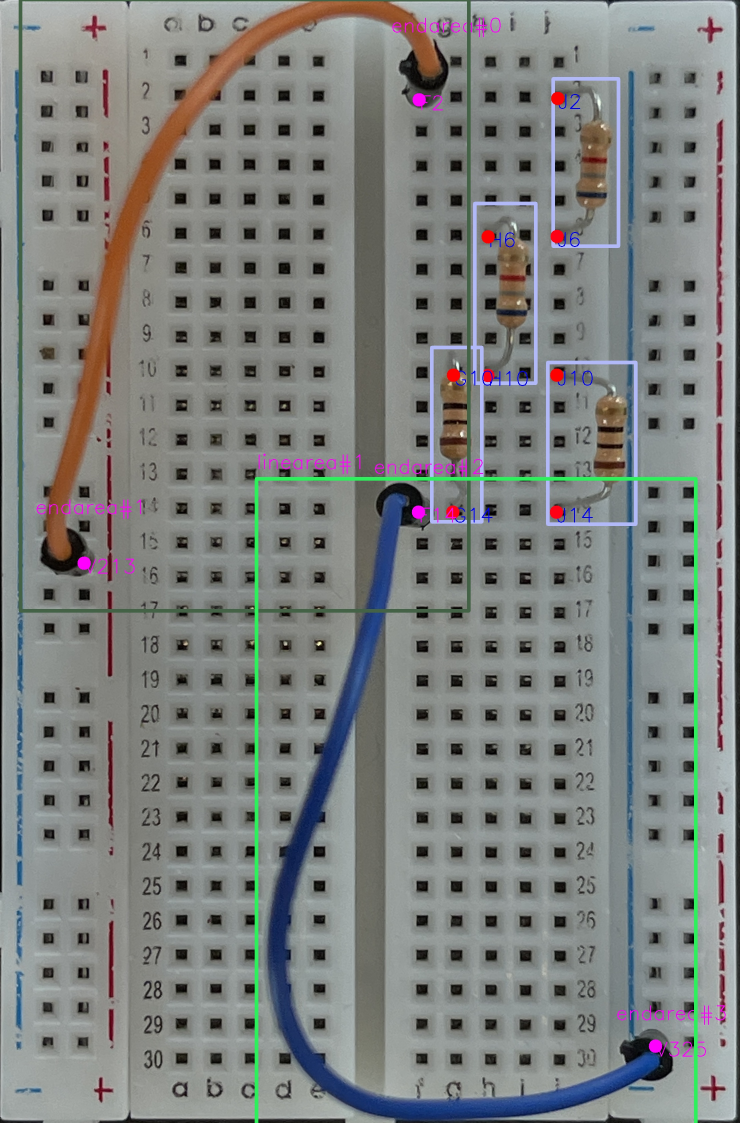
#> input picture res.png, 2220 x 3368 px (shown at 1/3 size)
$ python -i findColor.py   (imports and definitions only)
#> lines starting #> are read from the running program, lines starting #| are printed output that depends on the picture; after the words box and inside, x2 and y2 are one past the last pixel; in counts of white or black regions, pixels touching at a corner belong together
#> further down, picture is the input picture: shape (3368, 2220, 3); mean B, G, R 127.5, 129.4, 126.4
import cv2
import json
import numpy as np
import matplotlib.pyplot as plt

SCALE = 0.75

'''
    브레드보드 사이즈 X; 5.5cm
    브레드보드 사이즈 Y; 8.5cm
    센터포인트 (cX, cY)에서
    1cm = 37.795275591px

    X -> 207.87...
    Y -> 321.26...

    6등분으로 나눌 수 있네

    0.5 * 0.3333...

    핀쪽은 1.8315cm
    전압핀쪽은 0.91575cm

    결국 뒷배경이 깔끔하게 따여야 비율적인 계산이 가능함.
'''

BREADBOARD_AREA = {
    "left_area": (249, 71, 540, 1721),
    "left_voltage_area": (38, 98, 162, 1695),
    "right_area": (631, 75, 920, 1720),
    "right_voltage_area": (1010, 88, 1131, 1704),
}

# [20 lines left out: function getClearBreadboardMap, not called in this run]


def getSectionPointMap(target_img):
    pts = []
    img_copy = target_img.copy()
    # cv2.imshow('process_before', img_copy)

    process_image = cv2.cvtColor(img_copy, cv2.COLOR_BGR2GRAY)
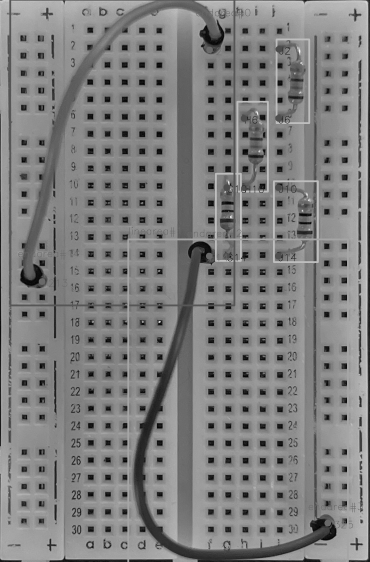
#> process_image: shape (3368, 2220) (shown at 1/6 size); min 0, max 254, mean 128.3
    process_image = cv2.medianBlur(process_image, ksize=7)
    # process_image = cv2.adaptiveThreshold(process_image, 255, cv2.ADAPTIVE_THRESH_MEAN_C, cv2.THRESH_BINARY_INV, 15, 15)
    _, process_image = cv2.threshold(process_image, -1, 255, cv2.THRESH_BINARY_INV | cv2.THRESH_OTSU)
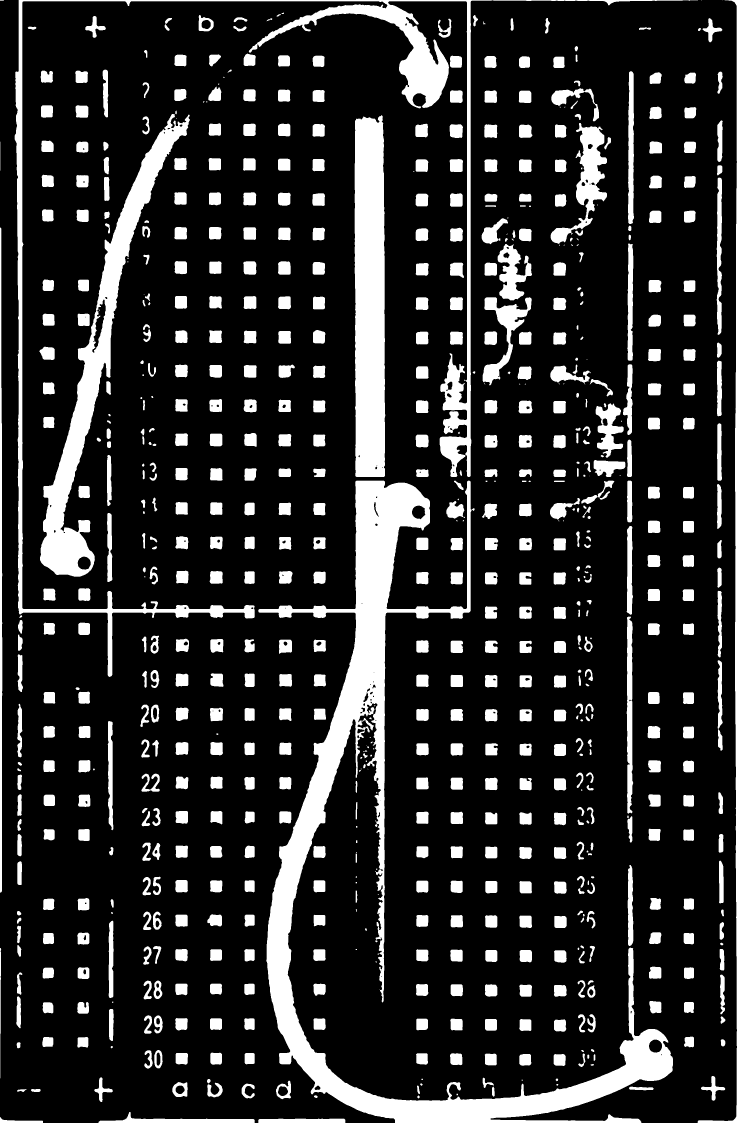
#> process_image: shape (3368, 2220) (shown at 1/3 size); 17.3% white; 756 white regions (65 under 20 px), largest, box (x1, y1, x2, y2) and area: (775, 1442, 2019, 3368) 284456, (44, 0, 2094, 2031) 112853, (1064, 346, 1156, 1431) 94526
    ada = process_image.copy()

    kernel = cv2.getStructuringElement(cv2.MORPH_CROSS, (5, 5))
    process_image = cv2.erode(process_image, kernel, anchor=(kernel.shape[0]-1, -1), iterations=1)
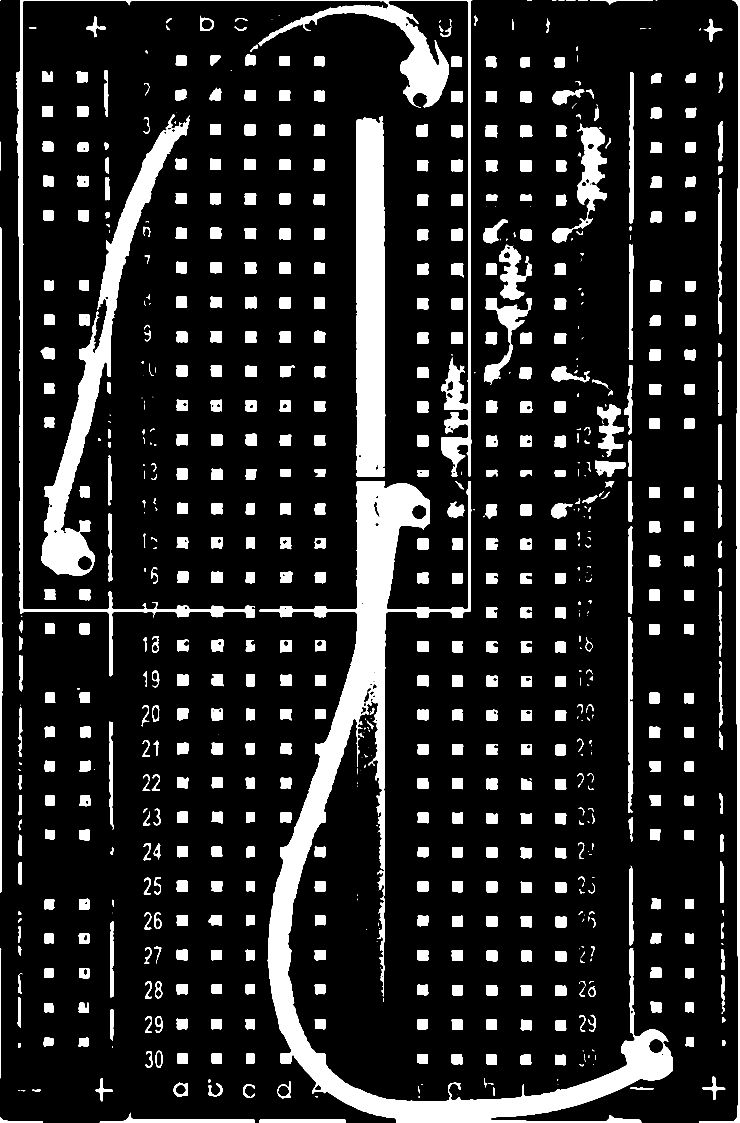
#> process_image: shape (3368, 2220) (shown at 1/3 size); 14% white; 771 white regions (146 under 20 px), largest, box (x1, y1, x2, y2) and area: (779, 1444, 2019, 3368) 257817, (1068, 348, 1156, 1429) 89732, (124, 344, 570, 1728) 84273
    kernel = cv2.getStructuringElement(cv2.MORPH_RECT, (5, 5))
    process_image = cv2.dilate(process_image, kernel, anchor=(-1, -1), iterations=3)
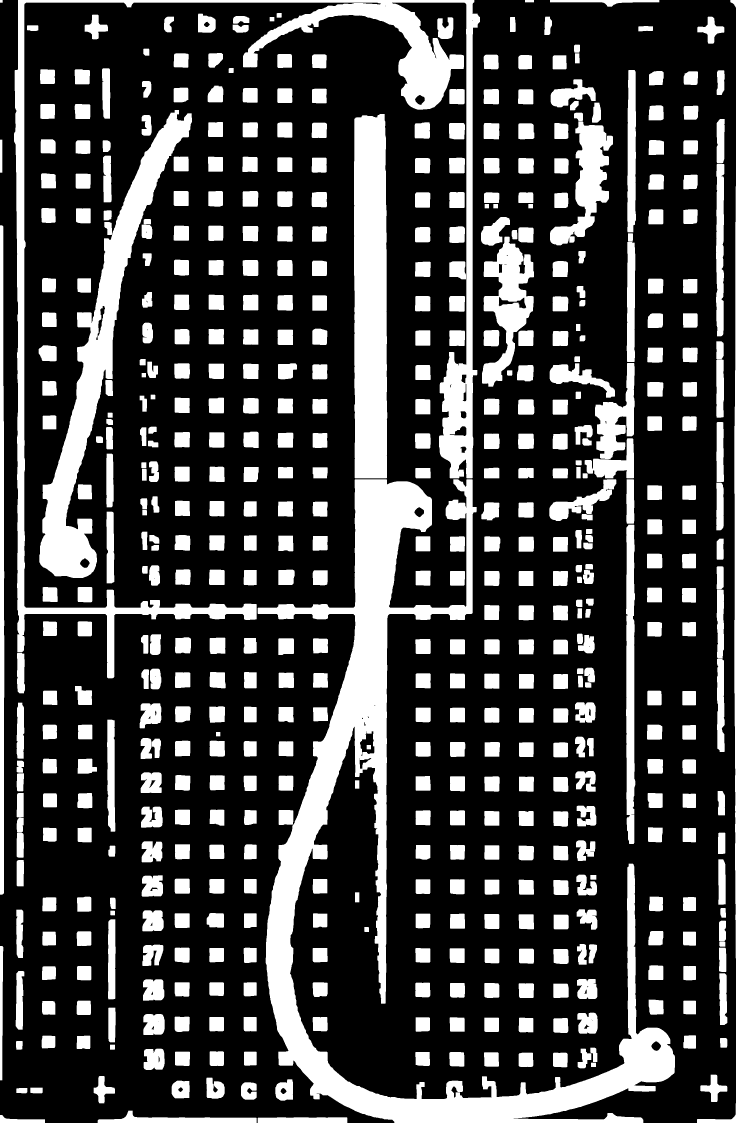
#> process_image: shape (3368, 2220) (shown at 1/3 size); 26% white; 552 white regions

    dil = process_image.copy()

    contours, _ = cv2.findContours(process_image, cv2.RETR_LIST, cv2.CHAIN_APPROX_SIMPLE)
#> contours = 616 contours, 30 with area under 20; largest, box (x1, y1, x2, y2) and area: (773, 1438, 2025, 3368) 362972, (42, 0, 1440, 2035) 174278, (118, 330, 576, 1734) 116982, (1062, 342, 1162, 1435) 103613, (2091, 0, 2220, 3368) 45628

    # cv2.imshow('res', np.concatenate((ada, dil, process_image), axis=1))

    for contour in contours:
        area = cv2.contourArea(contour)

        # Pin 영역 크기 정도의 것들만 추림
        if area > 100:
            pin = contour.reshape(-1, 2)
            M = cv2.moments(pin, False)
            pts.append(
                (int(M['m10'] / M['m00']),
                int(M['m01'] / M['m00']))
            )
            cv2.circle(img_copy, pts[-1], 5, (255, 255, 0), -1)
#> this loop made 616 passes
#> (area, pin) on pass 14: (168, [[1773, 3188], [1773, 3200], [1787, 3200], [1787, 3188]])
#> after the loop, pts = 573 pairs, first value 3 to 2210, second value 3 to 3361
    return pts, img_copy

# [207 lines left out: functions getBreadboardPin, grab_cut, toPerspectiveImage, toBinary, fourier_test, getROIfromImage and 1 more, not called in this run]

# [3 lines not run here, left out]

>>> import cv2
>>> picture = cv2.imread('res.png')
>>> result = getSectionPointMap(picture)

$ run again, on res2.png
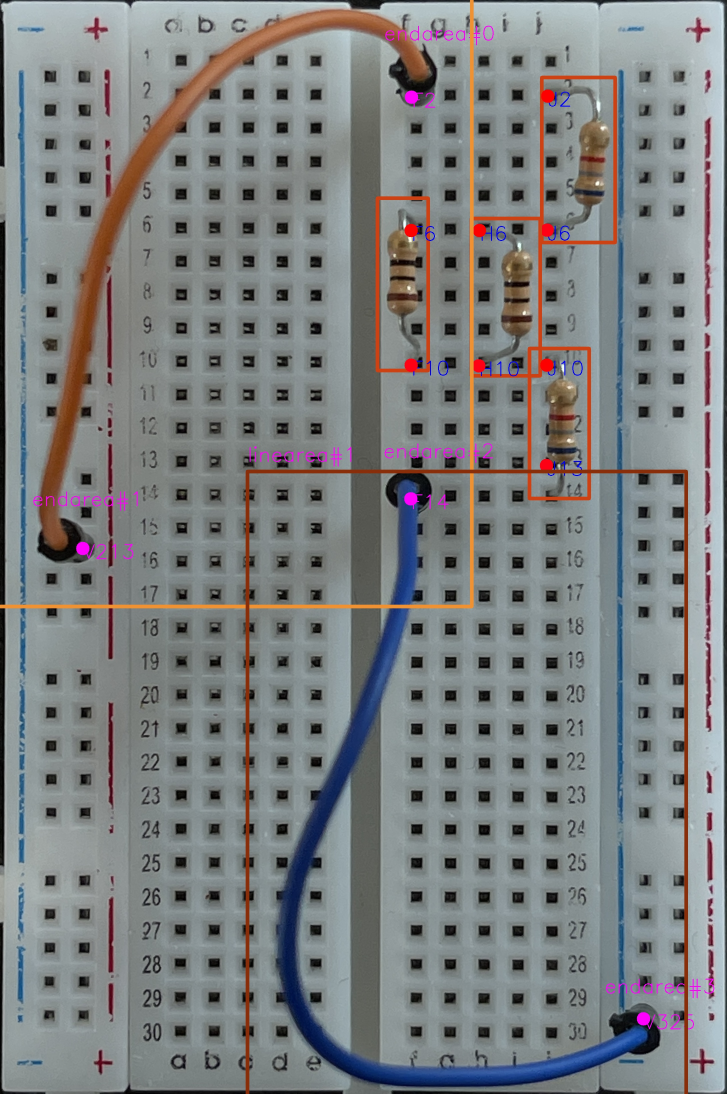
#> input picture res2.png, 2180 x 3280 px (shown at 1/3 size)
#> picture is the input picture: shape (3280, 2180, 3); mean B, G, R 129.2, 128.3, 125.5
#> in getSectionPointMap, `_, process_image = cv2.threshold(process_image, -1, 255, cv2.THRESH_BI..`:
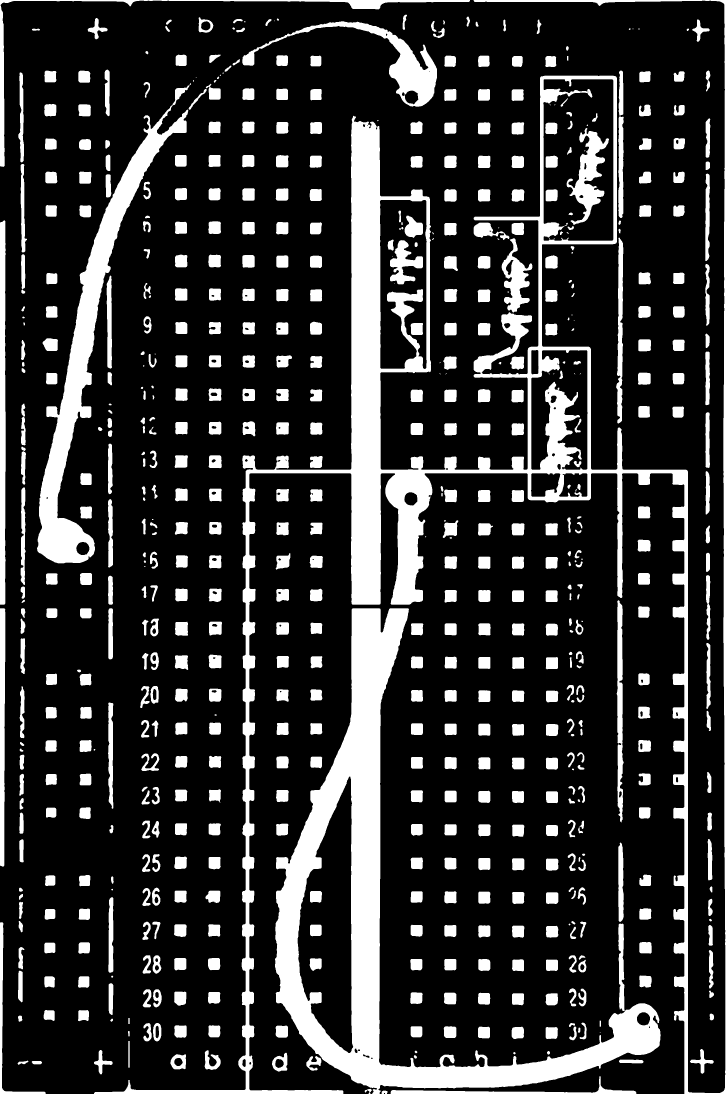
#> process_image: shape (3280, 2180) (shown at 1/3 size); 19.6% white; 659 white regions (44 under 20 px), largest, box (x1, y1, x2, y2) and area: (282, 0, 2180, 3280) 385661, (825, 1825, 1982, 3280) 277853, (111, 250, 573, 1690) 94653
#> in getSectionPointMap, `process_image = cv2.dilate(process_image, kernel, anchor=(-1, -1), ite..`:
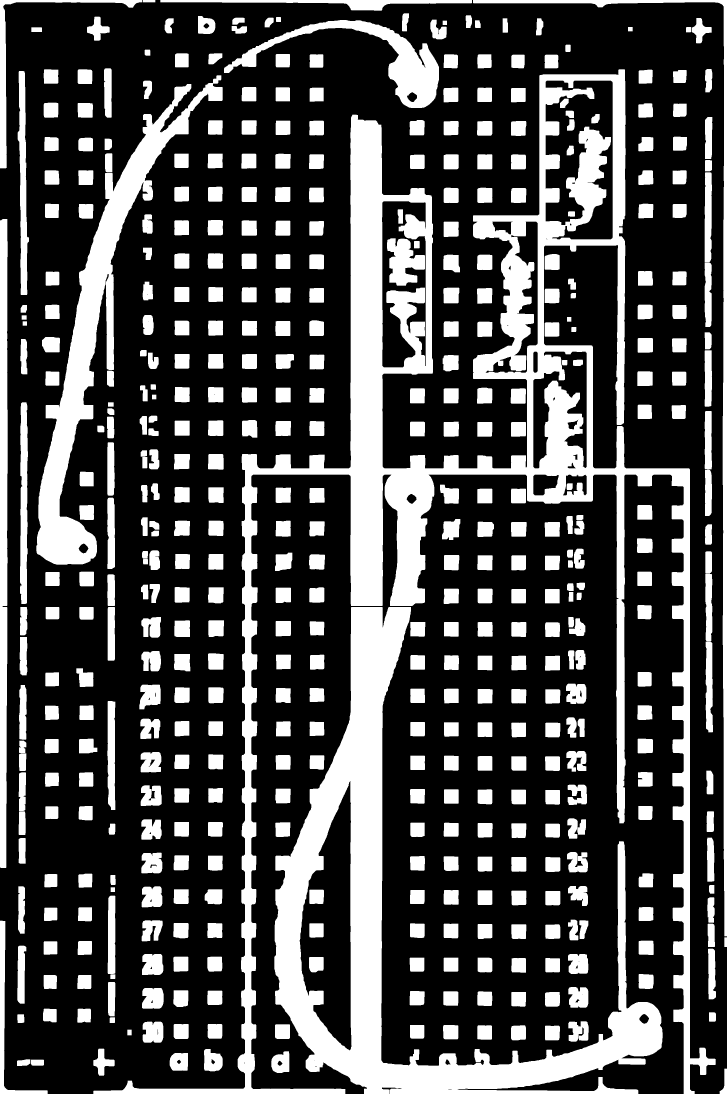
#> process_image: shape (3280, 2180) (shown at 1/3 size); 29% white; 485 white regions
#> contours = 554 contours, 29 with area under 20; largest, box (x1, y1, x2, y2) and area: (280, 208, 2147, 3280) 735734, (823, 1821, 1988, 3280) 413988, (109, 226, 668, 1694) 128520, (898, 2342, 1056, 3152) 79202, (1636, 241, 1839, 719) 63002
#> the loop in getSectionPointMap, `for contour in contours:` made 554 passes
#> (area, pin) on passes 16, 69, 97: (192, [[382, 3089], [382, 3105], [394, 3105], [394, 3089]]), (168, [[2173, 2812], [2173, 2840], [2179, 2840], [2179, 2812]]), (156, [[332, 2662], [332, 2675], [344, 2675], [344, 2662]])
#> after the loop in getSectionPointMap, `for contour in contours:`: pts = 509 pairs, first value 10 to 2176, second value 3 to 3250

$ run again, on backend/mock_data/IMG_5615.jpeg
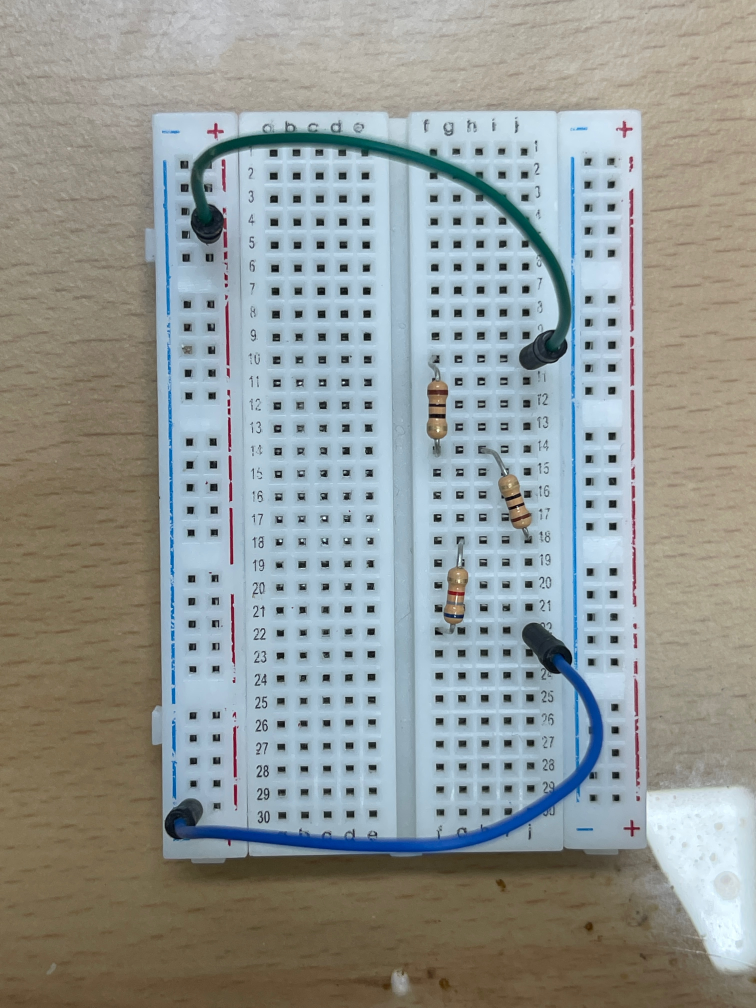
#> input picture backend/mock_data/IMG_5615.jpeg, 3024 x 4032 px (shown at 1/4 size)
#> picture is the input picture: shape (4032, 3024, 3); mean B, G, R 149.6, 152, 146.3
#> in getSectionPointMap, `_, process_image = cv2.threshold(process_image, -1, 255, cv2.THRESH_BI..`:
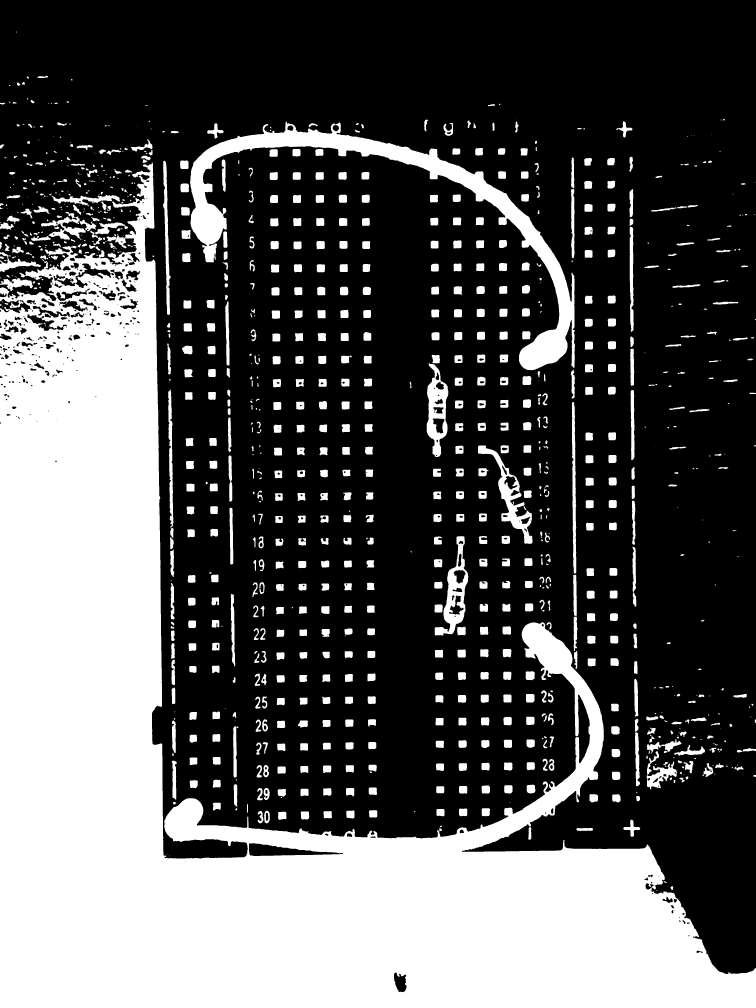
#> process_image: shape (4032, 3024) (shown at 1/4 size); 34% white; 1109 white regions (199 under 20 px), largest, box (x1, y1, x2, y2) and area: (0, 650, 3024, 4032) 3391434, (760, 487, 2300, 1481) 171468, (1912, 1782, 2130, 2175) 17616
#> in getSectionPointMap, `process_image = cv2.dilate(process_image, kernel, anchor=(-1, -1), ite..`:
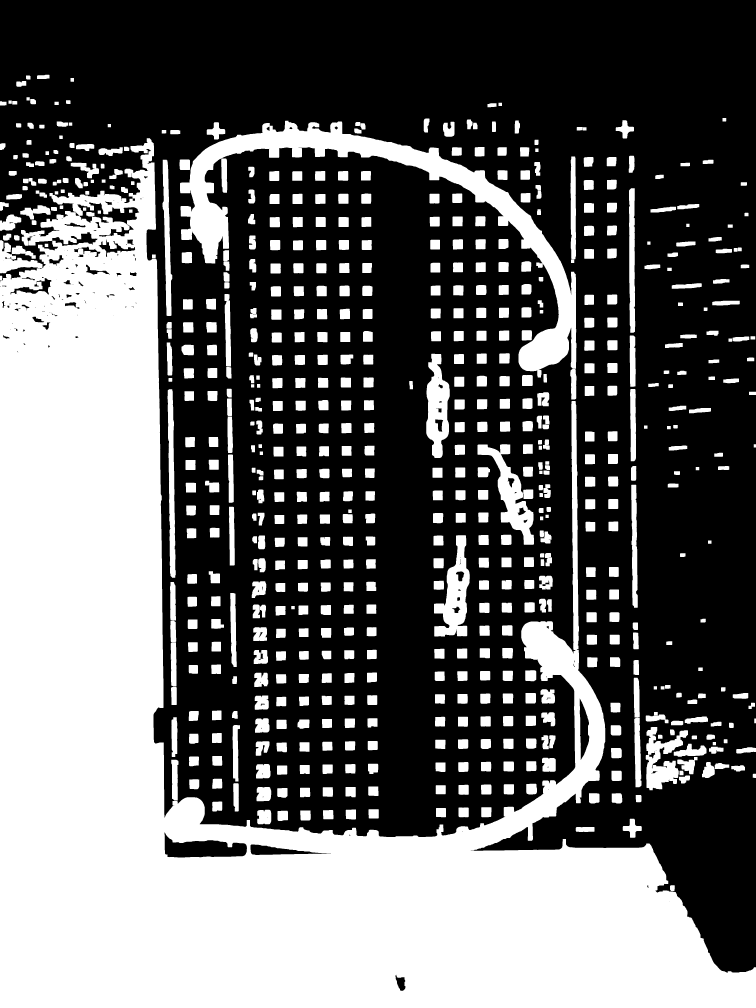
#> process_image: shape (4032, 3024) (shown at 1/4 size); 39.6% white; 669 white regions
#> contours = 843 contours, 77 with area under 20; largest, box (x1, y1, x2, y2) and area: (0, 553, 3024, 4032) 3654387, (720, 483, 2306, 1510) 221230, (1736, 2141, 1879, 2546) 30096, (1910, 1777, 2136, 2179) 29618, (1705, 1415, 1799, 1832) 26124
#> the loop in getSectionPointMap, `for contour in contours:` made 843 passes
#> (area, pin) on pass 81: (144, [[2851, 2968], [2851, 2980], [2863, 2980], [2863, 2968]])
#> after the loop in getSectionPointMap, `for contour in contours:`: pts = 716 pairs, first value 3 to 3020, second value 307 to 3931
